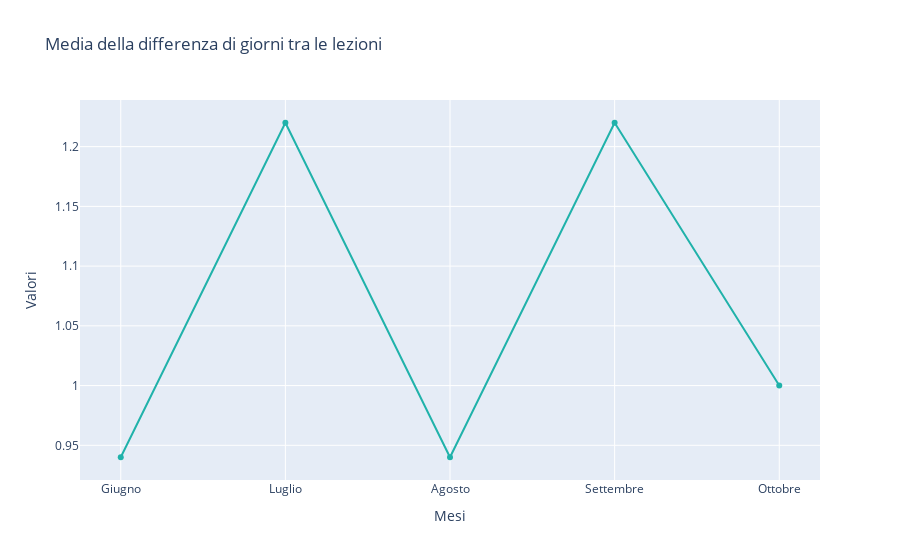

The notebook cell this image was saved under:
### Code cell
plot_grafico(dizionario_differenza_media, 'Media della differenza di giorni tra le lezioni')

### Figure 1 — Plotly figure (JSON) as saved in the notebook; plotly's stock layout.template omitted (floating-point values rounded to 4 significant figures)
{"data": [{"line": {"color": "lightseagreen"}, "mode": "lines+markers", "name": "f", "type": "scatter", "x": ["Giugno", "Luglio", "Agosto", "Settembre", "Ottobre"], "y": [0.94, 1.22, 0.94, 1.22, 1]}], "layout": {"title": {"text": "Media della differenza di giorni tra le lezioni"}, "xaxis": {"title": {"text": "Mesi"}}, "yaxis": {"title": {"text": "Valori"}}}}
